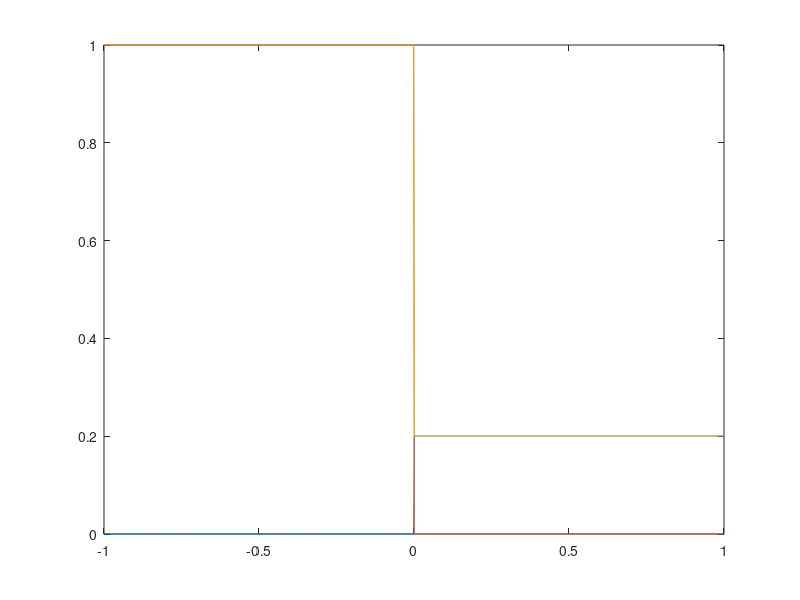

MATLAB code to generate this figure:

x = -1:0.001:1

beta = 0.5
(1 - beta) / beta

function f = f1(x)
  beta = 0.833;
  aux = (1 - beta) / beta;

  f = aux ./ (e.^(-5000*x) + 1);
endfunction

function f = f2(x)
  f = 1 ./ (e.^(5000*x) + 1)
endfunction

##fplot(@f, [-1,1])
plot(x, f1(x), x, f2(x), x, f1(x)+f2(x));
